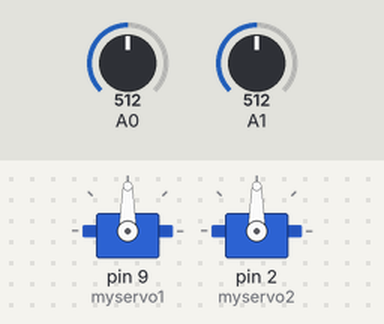
This sketch was run on a simulated Arduino Uno, built with avr-gcc and run on an emulated ATmega328P. Shown: 2 × servo. Inputs (shaded band) come from the test bench; at power-on: A0 = 512, A1 = 512.

Above: at 1.2 s.
1.3 s: A0 set to 716
At 2.3 s:
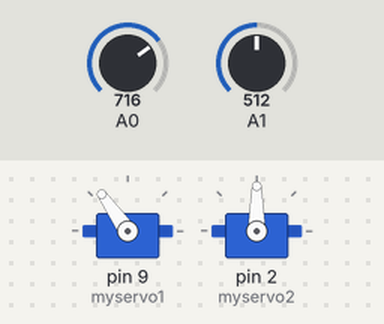
2.8 s: A1 set to 716
At 3.3 s:
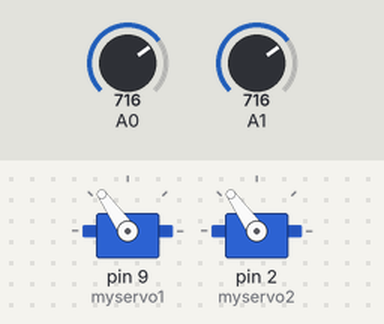
4.3 s: A0 set to 900
At 5.5 s:
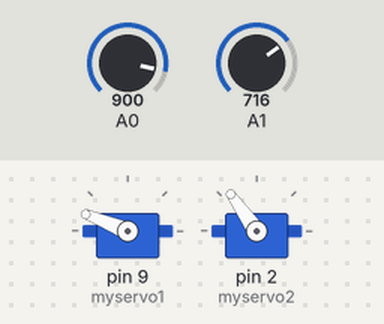
5.8 s: A1 set to 900
At 6.9 s:
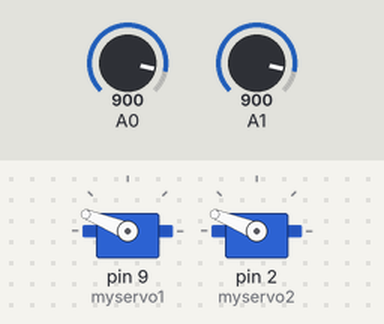
7.3 s: A0 set to 1023
At 8.0 s:
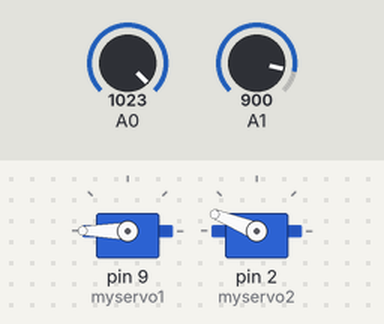
8.8 s: A1 set to 1023
At 10.2 s:
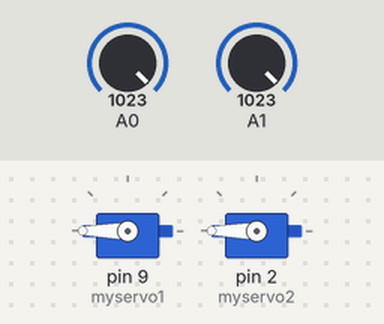
Timing chart, 0 to 11.3 s (numbered marks = the images above; inputs shaded):
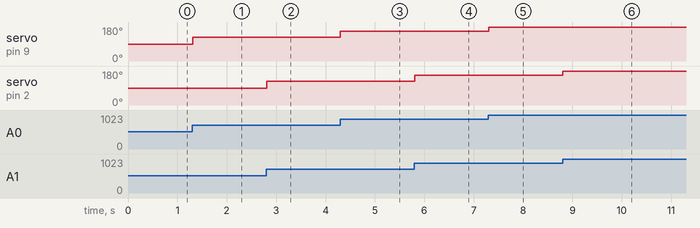

Measured:
- after the input at 1.3 s, servo on pin 9 (myservo1): 90° → 125° at once
- after the input at 2.8 s, servo on pin 2 (myservo2): 90° → 125° at once
- after the input at 4.3 s, servo on pin 9 (myservo1): 125° → 158° at once
- after the input at 5.8 s, servo on pin 2 (myservo2): 125° → 158° at once
- after the input at 7.3 s, servo on pin 9 (myservo1): 158° → 180° at once
- after the input at 8.8 s, servo on pin 2 (myservo2): 158° → 180° at once

The sketch:

p5.ino
```cpp
// C++ code
#include <Servo.h>
int valor1;    //variable que almacena la
        //lectura analógica1
int valor2;   //variable que almacena la
        //lectura analógica2
int pos1;        //Variable que almacena la posicion del servo1
int pos2;        //Variable que almacena la posicion del servo2


//Le decimos al codigo que va a existir un servo
//llamado my servo
Servo myservo1;
Servo myservo2;

void setup()
{
  //Le decimos al codigo donde esta conectado el servo 1
  myservo1.attach(9);
  //Le decimos al codigo donde esta conectado el servo 2
  myservo2.attach(2);
}

void loop()
{
  // leemos el valor de potenciometro1
  valor1 = analogRead(A0);
  // leemos el valor de potenciometro2
  valor2 = analogRead(A1);
  //Convertimos el valor del potenciometro a una
  //que entienda el servo
  pos1 = map(valor1, 0, 1023, 0, 180);
  pos2 = map(valor2, 0, 1023, 0, 180);
  //Mandamos la posicion al servo 1
  myservo1.write(pos1);
  //Mandamos la posicion al servo 2
  myservo2.write(pos2);
  //esperamos un poco para que se mueva
  delay(10);
}
```
